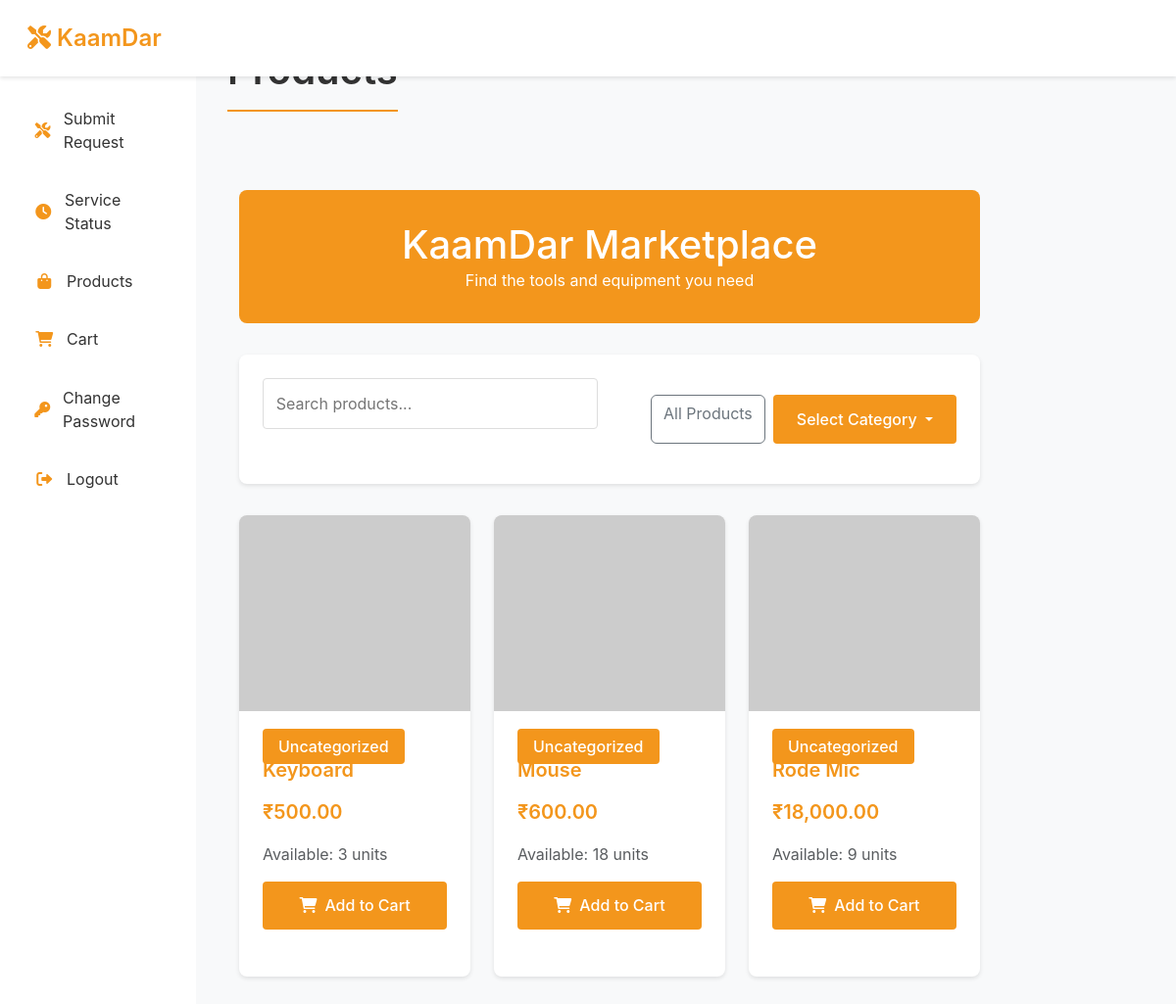
Screenshot of /Kaamdar_PHP/Requester/products.php (signed in) with the database file from the repository.
### tables this page shows
CREATE TABLE `assets_tb` (
  `pid` int(11) NOT NULL,
  `pname` varchar(60) NOT NULL,
  `category_id` int(11) DEFAULT NULL,
  `pdop` date NOT NULL,
  `pava` int(11) NOT NULL,
  `ptotal` int(11) NOT NULL,
  `poriginalcost` int(11) NOT NULL,
  `psellingcost` int(11) NOT NULL,
  `description` text DEFAULT NULL,
  `image_url` varchar(255) DEFAULT NULL,
  `featured` tinyint(1) NOT NULL DEFAULT 0,
  `created_at` timestamp NOT NULL DEFAULT current_timestamp()
);

### Kaamdar_PHP/Requester/products.php (the view, shortened to what this page needs)
<?php
include('includes/header.php');
include('../dbConnection.php');
$sql = "SELECT a.*, c.category_name
        FROM assets_tb a
        LEFT JOIN product_categories_tb c ON a.category_id = c.category_id
        WHERE a.pava > 0";
$sql .= " ORDER BY a.created_at DESC";
$stmt = $conn->prepare($sql);
$stmt->execute();
$result = $stmt->get_result();
?>
<div class="col-sm-9 col-md-10">
    <div class="container py-4">
        <div class="page-header text-center">
            <h1 class="mb-0">KaamDar Marketplace</h1>
            <p class="mb-0">Find the tools and equipment you need</p>
        </div>
        <div class="filter-section">
            <div class="row align-items-center">
                <div class="col-md-6">
                    <div class="search-bar">
                        <input type="text" placeholder="Search products..." id="searchInput">
                    </div>
                </div>
                <div class="col-md-6">
                    <div class="d-flex justify-content-end">
                        <a href="products.php" class="btn btn-outline-secondary me-2">All Products</a>
                        <div class="dropdown">
                            <button class="btn btn-primary dropdown-toggle" type="button" id="categoryDropdown" data-bs-toggle="dropdown" aria-expanded="false">
                                Select Category
                            </button>
                        </div>
                    </div>
                </div>
            </div>
        </div>
        <div class="row">
            <?php if($result && $result->num_rows > 0): ?>
                <?php while($product = $result->fetch_assoc()): ?>
                <div class="col-md-6 col-lg-4">
                    <div class="product-card">
                        <img src="<?php echo htmlspecialchars($product['image_url'] ?? 'https://via.placeholder.com/300x200'); ?>"
                             alt="<?php echo htmlspecialchars($product['pname']); ?>"
                             class="product-image w-100">
                        <div class="card-body">
                            <span class="category-badge"><?php echo htmlspecialchars($product['category_name'] ?? 'Uncategorized'); ?></span>
                            <h5 class="card-title"><?php echo htmlspecialchars($product['pname']); ?></h5>
                            <p class="price">₹<?php echo number_format($product['psellingcost'], 2); ?></p>
                            <p class="text-muted">Available: <?php echo $product['pava']; ?> units</p>
                            <a href="products.php?action=add&id=<?php echo $product['pid']; ?>" class="btn btn-primary w-100">
                                <i class="fas fa-shopping-cart me-2"></i>Add to Cart
                            </a>
                        </div>
                    </div>
                </div>
                <?php endwhile; ?>
            <?php endif; ?>
        </div>
    </div>
</div>

### Kaamdar_PHP/Requester/includes/header.php (shortened to what this page needs)
<!DOCTYPE html>
<html lang="en">
<head>
 <link href="https://cdn.jsdelivr.net/npm/bootstrap@5.3.0/dist/css/bootstrap.min.css" rel="stylesheet">
 <link rel="stylesheet" href="https://cdnjs.cloudflare.com/ajax/libs/font-awesome/6.0.0/css/all.min.css">
</head>
<body>
 <nav class="navbar navbar-expand-lg top-navbar fixed-top">
  <div class="container-fluid">
   <a class="navbar-brand" href="RequesterProfile.php">
    <i class="fas fa-tools"></i> KaamDar
   </a>
  </div>
 </nav>
 <div class="container-fluid">
  <div class="row">
   <nav class="col-sm-3 col-md-2 sidebar d-print-none">
    <div class="sidebar-sticky">
     <ul class="nav flex-column">
      <li class="nav-item">
       <a class="nav-link <?php echo (PAGE == 'RequesterProfile') ? 'active' : ''; ?>" href="RequesterProfile.php">
       </a>
      </li>
      <li class="nav-item">
       <a class="nav-link <?php echo (PAGE == 'SubmitRequest') ? 'active' : ''; ?>" href="SubmitRequest.php">
        <i class="fas fa-tools"></i> Submit Request
       </a>
      </li>
      <li class="nav-item">
       <a class="nav-link <?php echo (PAGE == 'ServiceStatus') ? 'active' : ''; ?>" href="ServiceStatus.php">
        <i class="fas fa-clock"></i> Service Status
       </a>
      </li>
      <li class="nav-item">
       <a class="nav-link <?php echo (PAGE == 'products') ? 'active' : ''; ?>" href="products.php">
        <i class="fas fa-shopping-bag"></i> Products
       </a>
      </li>
      <li class="nav-item">
       <a class="nav-link <?php echo (PAGE == 'cart') ? 'active' : ''; ?>" href="cart.php">
        <i class="fas fa-shopping-cart"></i> Cart
       </a>
      </li>
      <li class="nav-item">
       <a class="nav-link <?php echo (PAGE == 'ChangePassword') ? 'active' : ''; ?>" href="ChangePassword.php">
        <i class="fas fa-key"></i> Change Password
       </a>
      </li>
      <li class="nav-item">
       <a class="nav-link" href="../logout.php">
        <i class="fas fa-sign-out-alt"></i> Logout
       </a>
      </li>
     </ul>
    </div>
   </nav>
   <main class="col-sm-9 col-md-10 ms-sm-auto main-content">
    <div class="d-flex justify-content-between flex-wrap flex-md-nowrap align-items-center pt-3 pb-2 mb-3">
     <h1 class="page-title"><?php echo TITLE; ?></h1>
    </div>

### Kaamdar_PHP/Requester/includes/header.php (style rules this page uses)
:root { --primary-color: #f3961c; --secondary-color: #333; --accent-color: #f3961c; --text-color: #333; --light-bg: #f8f9fa; --dark-bg: #333; }
body { background-color: var(--light-bg); font-family: -apple-system, BlinkMacSystemFont, "Segoe UI", Roboto, Helvetica, Arial, sans-serif; }
.top-navbar { background: white !important; box-shadow: 0 2px 4px rgba(0,0,0,0.1); padding: 1rem; }
.top-navbar .navbar-brand { color: var(--primary-color) !important; font-weight: 600; font-size: 1.5rem; }
.sidebar { background: white; min-height: calc(100vh - 60px); box-shadow: 2px 0 5px rgba(0,0,0,0.1); padding: 2rem 1rem; }
.sidebar .nav-link { color: var(--text-color); padding: 0.8rem 1.2rem; margin: 0.3rem 0; border-radius: 0.5rem; transition: all 0.3s ease; display: flex; align-items: center; }
.sidebar .nav-link i { margin-right: 0.8rem; color: var(--primary-color); width: 20px; text-align: center; }
.main-content { padding: 2rem; background: var(--light-bg); min-height: calc(100vh - 60px); }
.btn-primary { background: var(--primary-color); border: none; padding: 0.8rem 1.5rem; border-radius: 4px; transition: all 0.3s ease; font-weight: 500; }
.page-title { color: var(--text-color); font-weight: 600; margin-bottom: 2rem; padding-bottom: 1rem; border-bottom: 2px solid var(--primary-color); }

### Kaamdar_PHP/Requester/products.php (style rules this page uses)
:root { --primary-color: #f3961c; --secondary-color: #333; --accent-color: #f3961c; --text-color: #333; --light-bg: #f8f9fa; --dark-bg: #333; }
.product-card { border: none; border-radius: 8px; box-shadow: 0 2px 4px rgba(0,0,0,0.1); transition: transform 0.3s ease, box-shadow 0.3s ease; background: white; margin-bottom: 1.5rem; height: 100%; }
.product-image { height: 200px; object-fit: cover; border-radius: 8px 8px 0 0; }
.product-card .card-body { padding: 1.5rem; }
.product-card .card-title { color: var(--primary-color); font-weight: 600; margin-bottom: 1rem; }
.product-card .price { font-size: 1.25rem; font-weight: 600; color: var(--primary-color); }
.category-badge { background-color: var(--primary-color); color: white; padding: 0.5rem 1rem; border-radius: 4px; font-weight: 500; }
.btn-primary { background: var(--primary-color); border: none; padding: 0.8rem 1.5rem; border-radius: 4px; transition: all 0.3s ease; font-weight: 500; }
.filter-section { background: white; padding: 1.5rem; border-radius: 8px; box-shadow: 0 2px 4px rgba(0,0,0,0.1); margin-bottom: 2rem; }
.search-bar { margin-bottom: 2rem; }
.search-bar input { width: 100%; padding: 0.8rem; border: 1px solid #ddd; border-radius: 4px; font-size: 1rem; }
.page-header { background: var(--primary-color); color: white; padding: 2rem 0; margin-bottom: 2rem; border-radius: 8px; }

### rows the page displays
assets_tb: category_name "Uncategorized", pname "Keyboard", psellingcost "500.00", pava "3"
assets_tb: category_name "Uncategorized", pname "Mouse", psellingcost "600.00", pava "18"
assets_tb: category_name "Uncategorized", pname "Rode Mic", psellingcost "18,000.00", pava "9"
